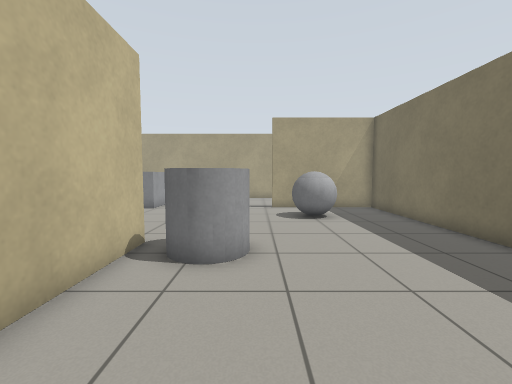
View 1 (above)

16 first-person views from a walk through a world built for the Gazebo simulator. The camera is 0.94 m above the floor, tilts 4° down and sees 90° across. The floor is counted in squares, 0.5 m on a side. Each view is taken from the middle of a square. On the plan, view 1 faces up. The plan holds only what a view shows up to about 15 squares ahead; the rest is blank. Simple shapes stand in for some stock models.

View 2
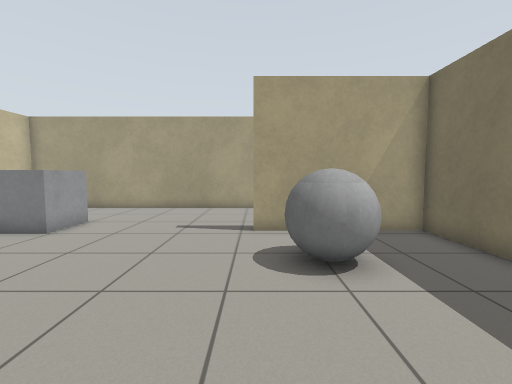

View 3
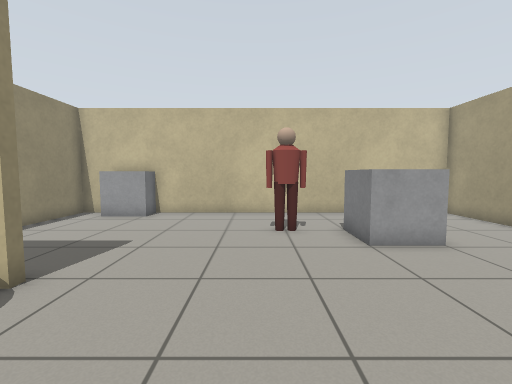

View 4
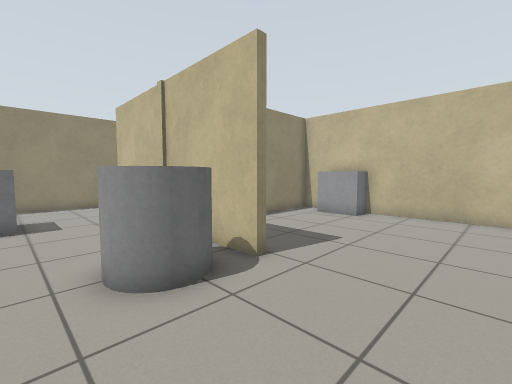

View 5
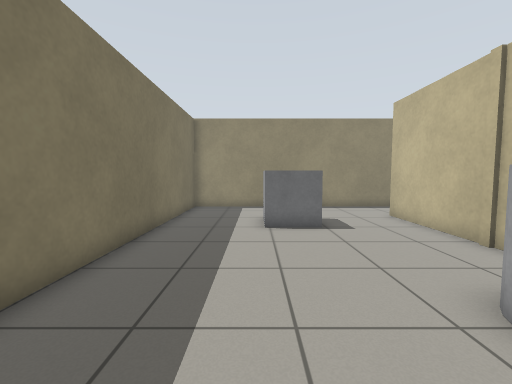

View 6
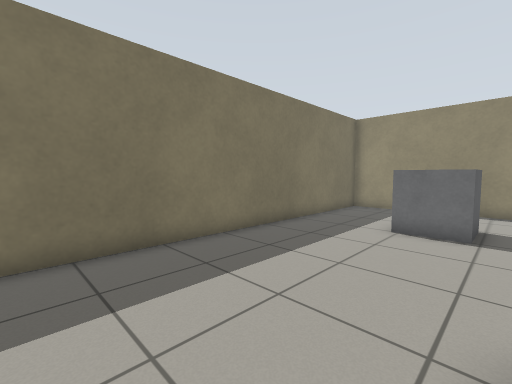

View 7
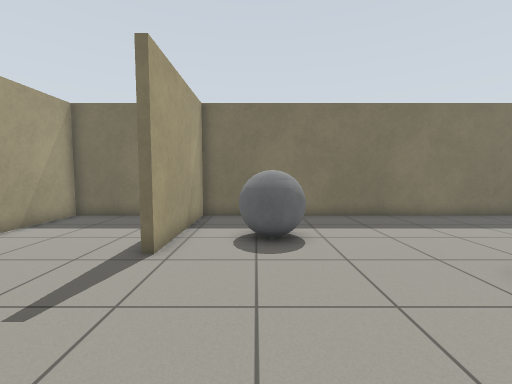

View 8
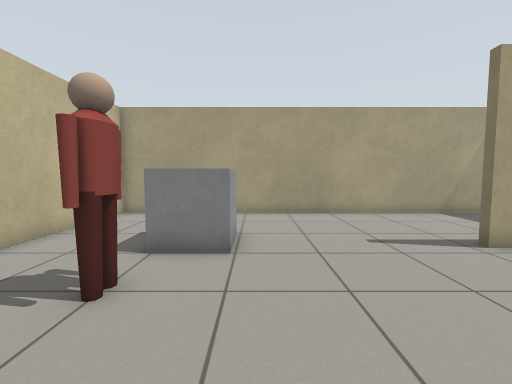

View 9
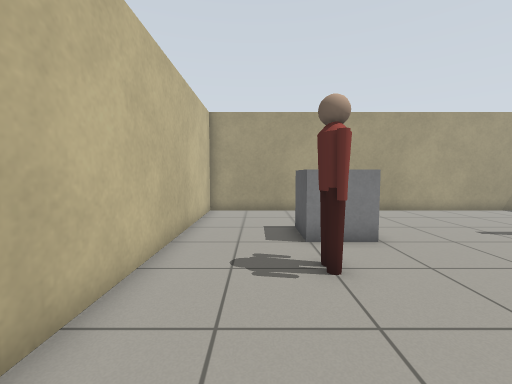

View 10
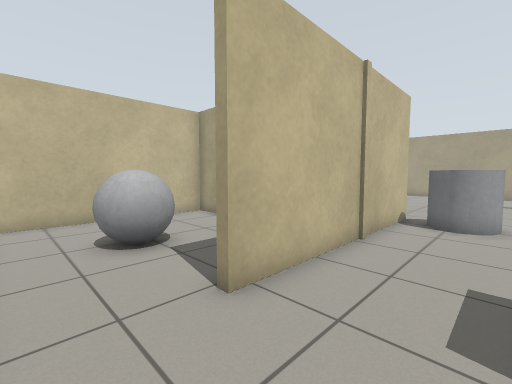

View 11
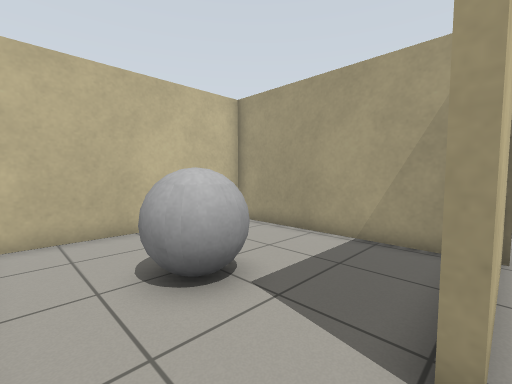

View 12
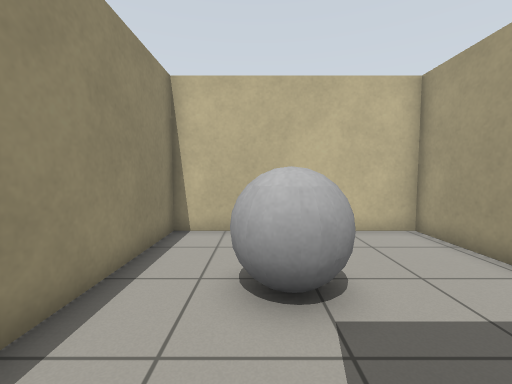

View 13
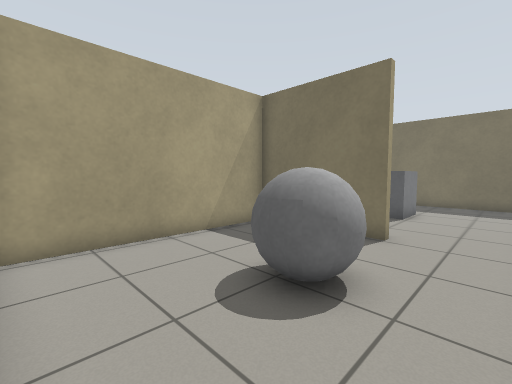

View 14
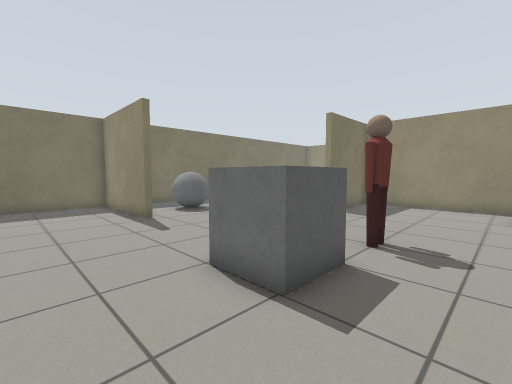

View 15
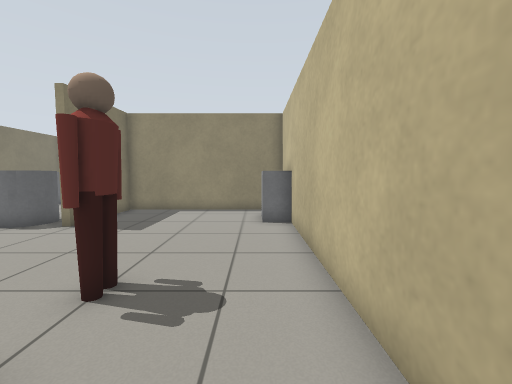

View 16
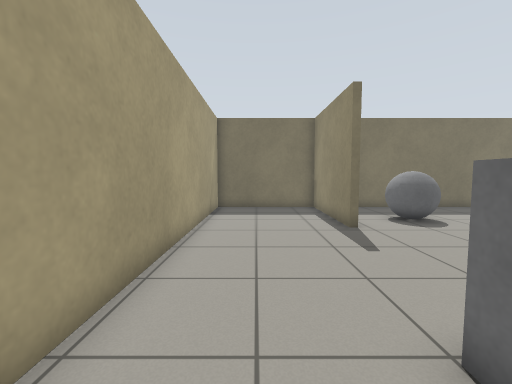

### Floor plan
Points are (right, up) in squares from view 1. A wall is a line through its corners. A room is listed if a view was taken in it or the views show most of it. See-through windows are left out.
Room 1 (views 1, 2, 3, 4, 5, 6, 7, 8, 9, 10, 11, 12, 14, 15, 16)
walls: (0.9, 14.7) (6.5, 14.7) (6.5, 20.2) (-11.4, 20.2) (-11.4, 6.5); (-11.4, 2.6) (-3.4, 2.6) (-3.4, 7) (-3.1, 7) (-3.1, -2.6); (-3.4, -5.7) (6.5, -5.7) (6.5, 14.4) (0.9, 14.4)
ways out: opening at (-3, -4) to room 2
objects: grey box (-11, 4) to (-11, 6); person (-8, 12) to (-7, 12); grey box (-7, 14) to (-6, 16); grey cylinder (-2, 5) to (0, 7); grey box (1, -2) to (2, 0); grey ball (2, 11) to (3, 12)
Room 2 (view 13)
walls: (-3.4, -2.6) (-3.4, 2.3) (-11.4, 2.3) (-11.4, -5.7) (-3.4, -5.7)
ways out: opening at (-3, -4) to room 1
objects: grey ball (-8, -3) to (-6, -2)

Where each view was taken, in squares from view 1:
view 1: 0 up, 0 right, facing up
view 2: 6 up, 1 right, facing up
view 3: 11 up, 1 right, facing left
view 4: 11 up, 1 right, facing down-left
view 5: 9 up, 3 right, facing down
view 6: 9 up, 0 right, facing down-right
view 7: 12 up, 5 left, facing right
view 8: 8 up, 5 left, facing up
view 9: 7 up, 9 left, facing up
view 10: 5 down, 0 right, facing up-left
view 11: 5 down, 3 left, facing up-left
view 12: 3 down, 3 left, facing left
view 13: 5 down, 11 left, facing up-right
view 14: 19 up, 10 left, facing down-right
view 15: 16 up, 10 left, facing down
view 16: 18 up, 8 left, facing right
